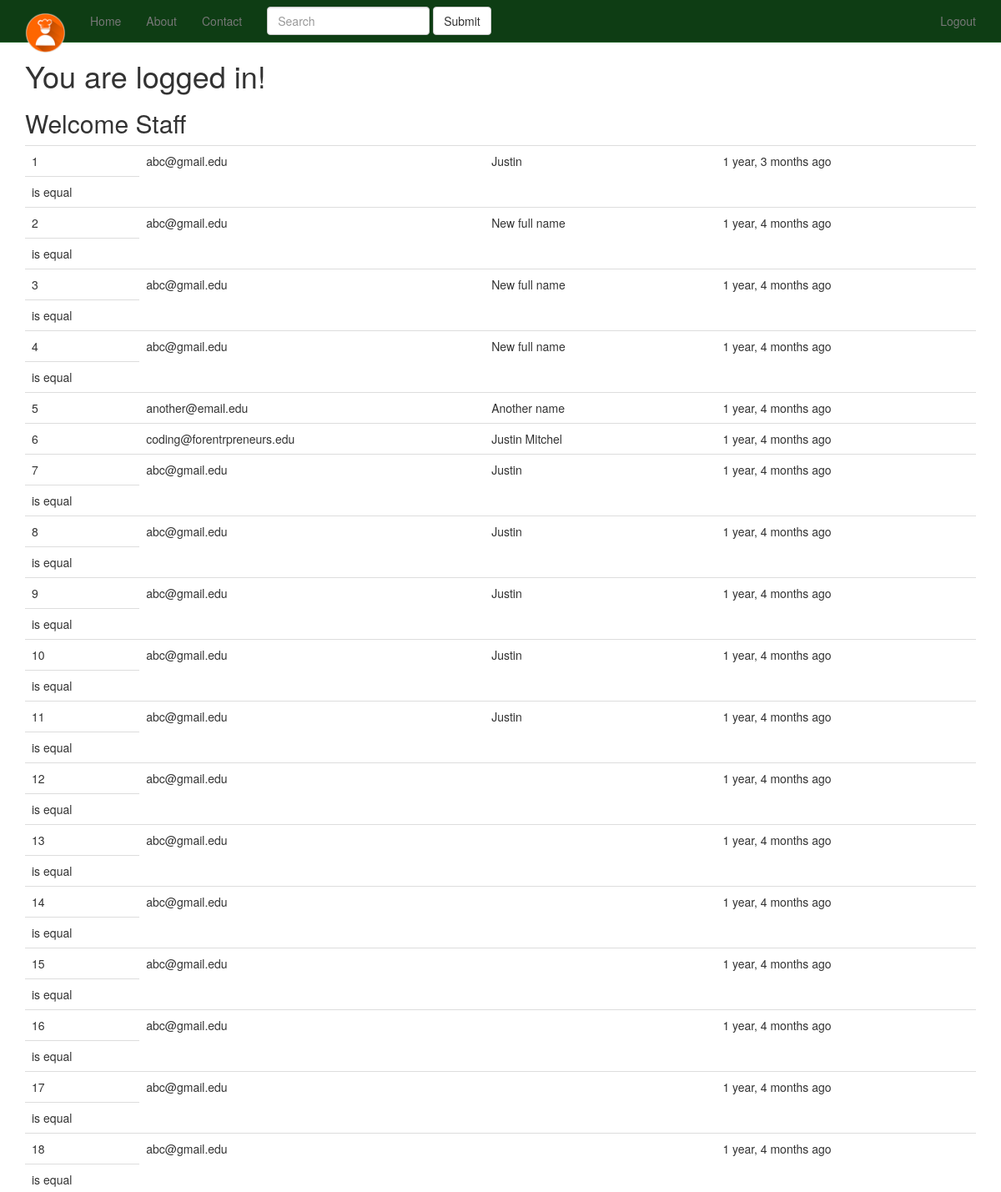
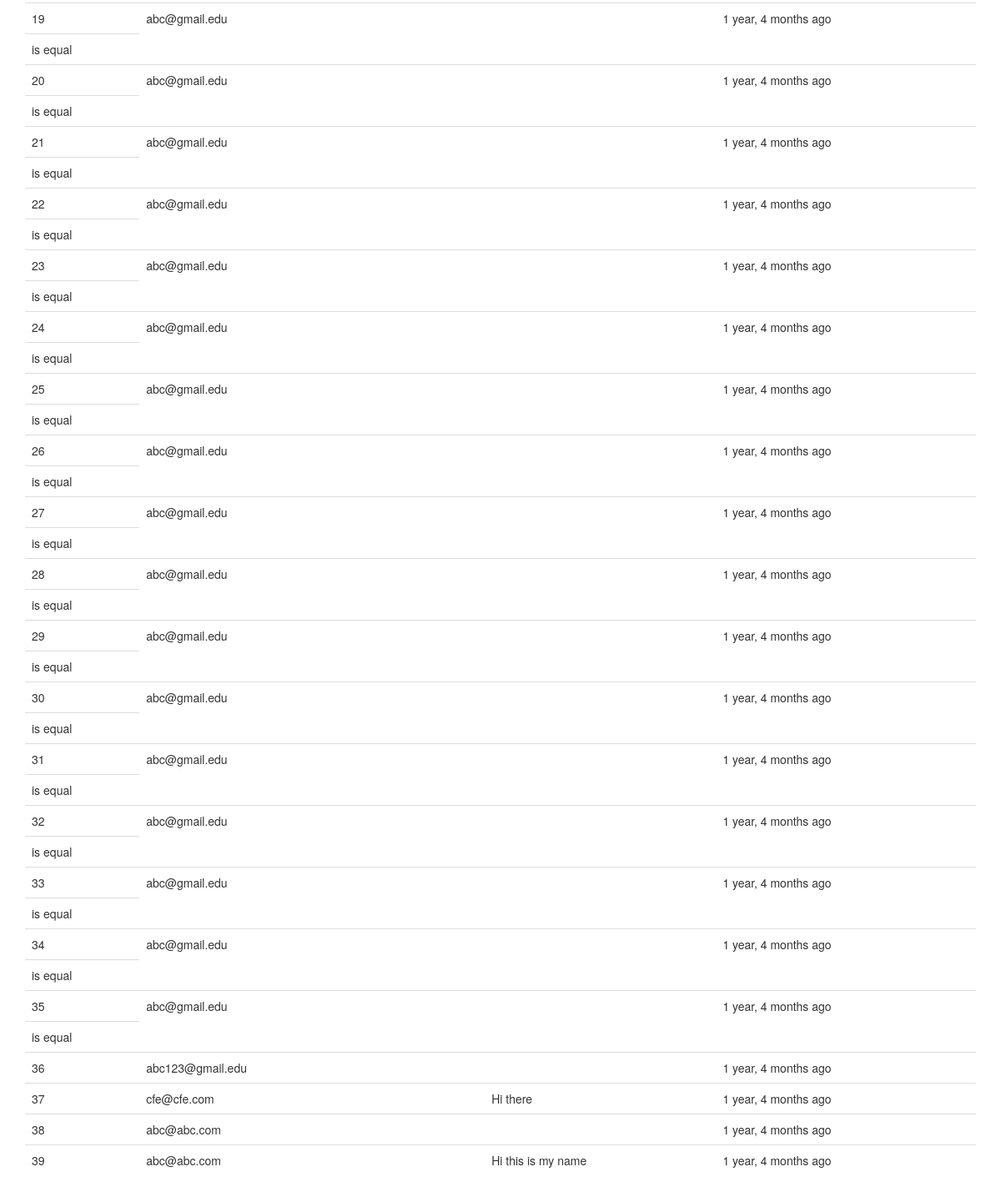
The app's page / (signed in) with its own data (2 pictures, top to bottom).
### newsletter/models.py (models this page shows, shortened)
class SignUp(models.Model):
	email = models.EmailField()
	full_name = models.CharField(max_length=120, blank=True, null=True)
	timestamp = models.DateTimeField(auto_now_add=True, auto_now=False)
	updated = models.DateTimeField(auto_now_add=False, auto_now=True)

### newsletter/views.py (the view, shortened to what this page needs)
# urls.py: url(r'^$', home, name='home'),
def home(request):
	title = 'Sign Up Now'
	form = SignUpForm(request.POST or None)
	context = {
		"title": title,
		"form": form
	}
	if request.user.is_authenticated() and request.user.is_staff:
		queryset = SignUp.objects.all().order_by('-timestamp') #.filter(full_name__iexact="Justin")
		context = {
			"queryset": queryset
		}
	return render(request, "home.html", context)

### templates/home.html (shortened to what this page needs)
{% extends "base.html" %}
{% load crispy_forms_tags %}
{% load staticfiles %}
{% block content %}
 {% if request.user.is_authenticated %}
<h1>You are logged in!</h1>
	{% if queryset %}
	<h2>Welcome Staff</h2>
	<table class='table'>
	{% for instance in queryset %}
		<tr><td>{{ forloop.counter }}</td><td>{{ instance.email }}</td><td>{{ instance.full_name }}</td><td>{{ instance.timestamp|timesince }} ago</td></tr>
		{% if instance.email == "abc@gmail.edu" %}
		<tr><td>is equal</td></tr>
		{% endif %}
	{% endfor %}
	</table>
	{% endif %}
{% endif %}
{% endblock %}

### templates/base.html (shortened to what this page needs)
{% load staticfiles %}
<!DOCTYPE html>
<html lang="en">
  <head>
    {% include 'head_css.html' %}
  </head>
  <body>
  {% include 'navbar.html' %}
    <div class="container">
            {% block content %}
            {% endblock %}
    </div>
  </body>
</html>

### templates/head_css.html
{% load staticfiles %}
    <link rel="stylesheet" href="//maxcdn.bootstrapcdn.com/font-awesome/4.3.0/css/font-awesome.min.css">
    <link href="{% static 'css/bootstrap.min.css' %}" rel="stylesheet">
    <link href="{% static 'css/navbar-static-top.css' %}" rel="stylesheet">
     <link href="{% static 'css/custom.css' %}" rel="stylesheet">

### templates/navbar.html (shortened to what this page needs)
   {% load staticfiles %}
    <nav class="navbar navbar-default navbar-static-top">
      <div class="container">
        <div class="navbar-header">
          <a class="navbar-brand" href="{% url 'home' %}"><img src="{% static 'img/favicon.ico' %}" /></a>
        </div>
        <div id="navbar" class="navbar-collapse collapse">
          <ul class="nav navbar-nav">
            <li><a href="{% url 'home' %}">Home</a></li>
            <li><a href="{% url 'about' %}">About</a></li>
            <li><a href="{% url 'contact' %}">Contact</a></li>
            <form class="navbar-form navbar-left" method="GET" role="search" action="{% url "products" %}">
            <div class="form-group">
            <input type="text" class="form-control" placeholder="Search" name="q" >
            </div>
            <button type="submit" class="btn btn-default">Submit</button>
            </form>
          </ul>
          <ul class="nav navbar-nav navbar-right">
          {% if request.user.is_authenticated %}
            <li><a href="{% url 'auth_logout' %}">Logout</a></li>
            {% else %}
            <li><a href="{% url 'registration_register' %}">Register</a></li>
            {% endif %}
          </ul>
        </div>
      </div>
    </nav>

### templates/javascript.html (shortened to what this page needs)
{% load staticfiles %}

### static_in_pro/our_static/css/navbar-static-top.css (style rules this page uses)
body { min-height: 1000px; }
.navbar-static-top { margin-bottom: 19px; background-color: #0E3D14; border-color: #1A5F23; }
.navbar-default .navbar-brand { color: #FFF; }

### records on screen
SignUp: email "abc@gmail.edu", full_name "Justin", timestamp "1 year, 3 months", shows "is equal"
SignUp: email "abc@gmail.edu", full_name "New full name", timestamp "1 year, 4 months", shows "is equal"
SignUp: email "abc@gmail.edu", full_name "New full name", timestamp "1 year, 4 months", shows "is equal"
SignUp: email "abc@gmail.edu", full_name "New full name", timestamp "1 year, 4 months", shows "is equal"
SignUp: email "another@email.edu", full_name "Another name", timestamp "1 year, 4 months"
SignUp: email "coding@forentrpreneurs.edu", full_name "Justin Mitchel", timestamp "1 year, 4 months"
SignUp: email "abc@gmail.edu", full_name "Justin", timestamp "1 year, 4 months", shows "is equal"
SignUp: email "abc@gmail.edu", full_name "Justin", timestamp "1 year, 4 months", shows "is equal"
SignUp: email "abc@gmail.edu", full_name "Justin", timestamp "1 year, 4 months", shows "is equal"
SignUp: email "abc@gmail.edu", full_name "Justin", timestamp "1 year, 4 months", shows "is equal"
SignUp: email "abc@gmail.edu", full_name "Justin", timestamp "1 year, 4 months", shows "is equal"
SignUp: email "abc@gmail.edu", timestamp "1 year, 4 months", shows "is equal"
SignUp: email "abc@gmail.edu", timestamp "1 year, 4 months", shows "is equal"
SignUp: email "abc@gmail.edu", timestamp "1 year, 4 months", shows "is equal"
SignUp: email "abc@gmail.edu", timestamp "1 year, 4 months", shows "is equal"
SignUp: email "abc@gmail.edu", timestamp "1 year, 4 months", shows "is equal"
SignUp: email "abc@gmail.edu", timestamp "1 year, 4 months", shows "is equal"
SignUp: email "abc@gmail.edu", timestamp "1 year, 4 months", shows "is equal"
SignUp: email "abc@gmail.edu", timestamp "1 year, 4 months", shows "is equal"
SignUp: email "abc@gmail.edu", timestamp "1 year, 4 months", shows "is equal"
SignUp: email "abc@gmail.edu", timestamp "1 year, 4 months", shows "is equal"
SignUp: email "abc@gmail.edu", timestamp "1 year, 4 months", shows "is equal"
SignUp: email "abc@gmail.edu", timestamp "1 year, 4 months", shows "is equal"
SignUp: email "abc@gmail.edu", timestamp "1 year, 4 months", shows "is equal"
SignUp: email "abc@gmail.edu", timestamp "1 year, 4 months", shows "is equal"
SignUp: email "abc@gmail.edu", timestamp "1 year, 4 months", shows "is equal"
SignUp: email "abc@gmail.edu", timestamp "1 year, 4 months", shows "is equal"
SignUp: email "abc@gmail.edu", timestamp "1 year, 4 months", shows "is equal"
SignUp: email "abc@gmail.edu", timestamp "1 year, 4 months", shows "is equal"
SignUp: email "abc@gmail.edu", timestamp "1 year, 4 months", shows "is equal"
SignUp: email "abc@gmail.edu", timestamp "1 year, 4 months", shows "is equal"
SignUp: email "abc@gmail.edu", timestamp "1 year, 4 months", shows "is equal"
SignUp: email "abc@gmail.edu", timestamp "1 year, 4 months", shows "is equal"
SignUp: email "abc@gmail.edu", timestamp "1 year, 4 months", shows "is equal"
SignUp: email "abc@gmail.edu", timestamp "1 year, 4 months", shows "is equal"
SignUp: email "abc123@gmail.edu", timestamp "1 year, 4 months"
SignUp: email "cfe@cfe.com", full_name "Hi there", timestamp "1 year, 4 months"
SignUp: email "abc@abc.com", timestamp "1 year, 4 months"
SignUp: email "abc@abc.com", full_name "Hi this is my name", timestamp "1 year, 4 months"
